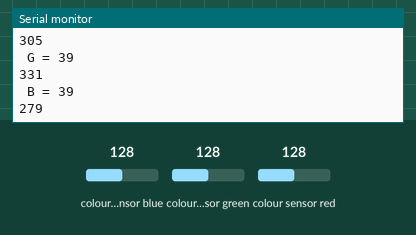
Bench run of a sketch on a simulated Arduino Uno, built with avr-gcc and run on an emulated ATmega328P. On the bench: the last lines printed to the serial monitor. Wiring (inferred from the names in the program): TCS3200 colour sensor: output pin 6; S2 pin 9; S3 pin 10; S0 pin 11; S1 pin 13. The inputs (shaded band) are chosen by the test bench; at power-on: colour sensor green 128, colour sensor blue 128, colour sensor red 128.

Above: at 1.2 s.
1.3 s: colour sensor green set to 5
At 1.52 s:
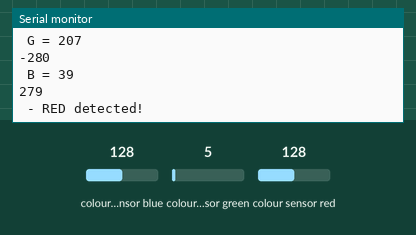
3.3 s: colour sensor blue set to 191
At 3.53 s:
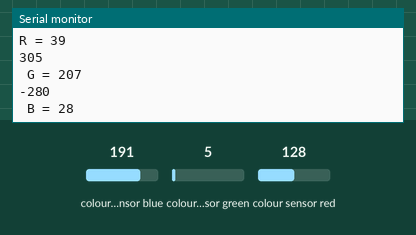
5.4 s: colour sensor red set to 5
At 5.44 s:
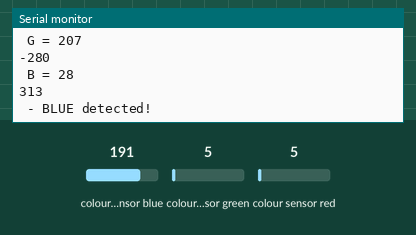
Timing chart, 0 to 8.4 s (numbered marks = the images above; inputs shaded):
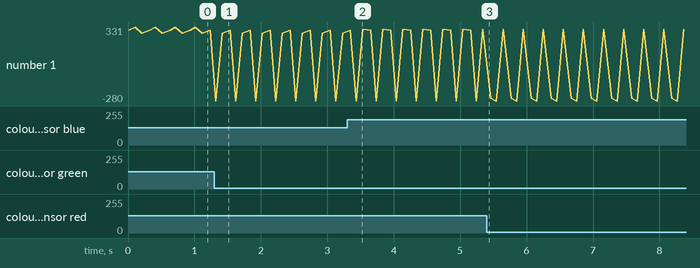

The sketch:

test.ino
```cpp
/*********
  Rui Santos
  Complete project details at http://randomnerdtutorials.com
*********/

int base = 130;
int red = 54;
int blu = 47;
int grn = 60;

// TCS230 or TCS3200 pins wiring to Arduino
//#define S0 11
//#define S1 13
//#define S2 9
//#define S3 10
//#define sensorOut 12

#define S0 11
#define S1 13
#define S2 9
#define S3 10
#define sensorOut 6

// Stores frequency read by the photodiodes
int redFrequency = 0;
int greenFrequency = 0;
int blueFrequency = 0;

// Stores the red. green and blue colors
long redColor = 0;
long greenColor = 0;
long blueColor = 0;

void setup() {
  // Setting the outputs
  pinMode(S0, OUTPUT);
  pinMode(S1, OUTPUT);
  pinMode(S2, OUTPUT);
  pinMode(S3, OUTPUT);

  // Setting the sensorOut as an input
  pinMode(sensorOut, INPUT);

  // Setting frequency scaling to 20%
  digitalWrite(S0,HIGH);
  digitalWrite(S1,LOW);

  // Begins serial communication
  Serial.begin(9600);
}

void loop() {
  // Setting RED (R) filtered photodiodes to be read
  digitalWrite(S2,LOW);
  digitalWrite(S3,LOW);

  // Reading the output frequency
  redFrequency = pulseIn(sensorOut, LOW);
  // Remaping the value of the RED (R) frequency from 0 to 255
  // You must replace with your own values. Here's an example:
   redColor = map(redFrequency, base, red, 0,255);
//  redColor = map(redFrequency, XX, XX, 255,0);

  // Printing the RED (R) value
  Serial.print("R = ");
  Serial.println(redFrequency);
  Serial.println(redColor);
  delay(100);

  // Setting GREEN (G) filtered photodiodes to be read
  digitalWrite(S2,HIGH);
  digitalWrite(S3,HIGH);

  // Reading the output frequency
  greenFrequency = pulseIn(sensorOut, LOW);
  // Remaping the value of the GREEN (G) frequency from 0 to 255
  // You must replace with your own values. Here's an example:
   greenColor = map(greenFrequency, base, grn, 0, 255);
  //greenColor = map(greenFrequency, XX, XX, 255, 0);

  // Printing the GREEN (G) value
  Serial.print(" G = ");
  Serial.println(greenFrequency);
  Serial.println(greenColor);
  delay(100);

  // Setting BLUE (B) filtered photodiodes to be read
  digitalWrite(S2,LOW);
  digitalWrite(S3,HIGH);

  // Reading the output frequency
  blueFrequency = pulseIn(sensorOut, LOW);
  // Remaping the value of the BLUE (B) frequency from 0 to 255
  // You must replace with your own values. Here's an example:
   blueColor = map(blueFrequency, base, blu, 0, 255);
  //blueColor = map(blueFrequency, XX, XX, 255, 0);

  // Printing the BLUE (B) value
  Serial.print(" B = ");
  Serial.println(blueFrequency);
  Serial.println(blueColor);
  delay(100);

  // Checks the current detected color and prints
  // a message in the serial monitor
  if(redColor > greenColor && redColor > blueColor){
      Serial.println(" - RED detected!");
  }
  if(greenColor > redColor && greenColor > blueColor){
    Serial.println(" - GREEN detected!");
  }
  if(blueColor > redColor && blueColor > greenColor){
    Serial.println(" - BLUE detected!");
  }
}
```

Measured:
- after the input at 1.3 s, the serial monitor: prints a new line at once (image 1)
- after the input at 3.3 s, the serial monitor: prints a new line after 0.22 s (image 2)
- plotted number 1: 279 → 313 after the input at 3.3 s
